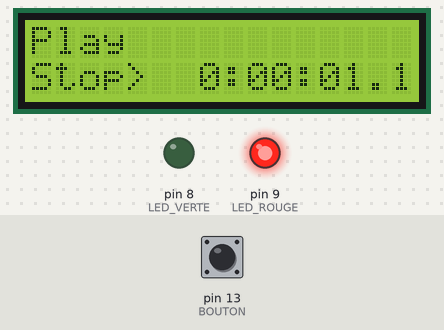
Recording of a sketch running on a simulated Arduino Uno, built with avr-gcc and run on an emulated ATmega328P. Parts: 16×2 character LCD, output pins drawn as LEDs (lit = HIGH). Inputs (shaded band) come from the test bench; at power-on: pin 13 (BOUTON) HIGH.

Above: at 1.26 s.
1.3 s: pin 13 (BOUTON) pulled LOW for 0.15 s
At 1.41 s:
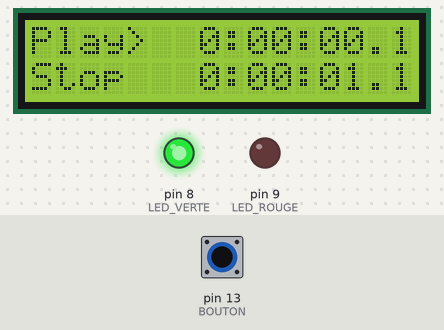
2.0 s: pin 13 (BOUTON) pulled LOW for 1 s
At 2.14 s:
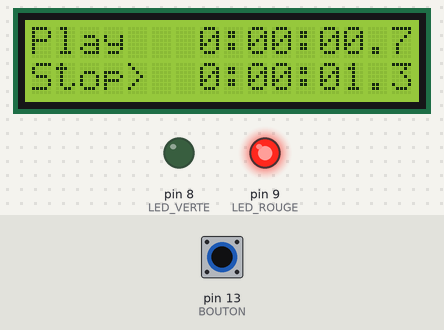
3.6 s: pin 13 (BOUTON) pulled LOW for 0.15 s
At 3.71 s:
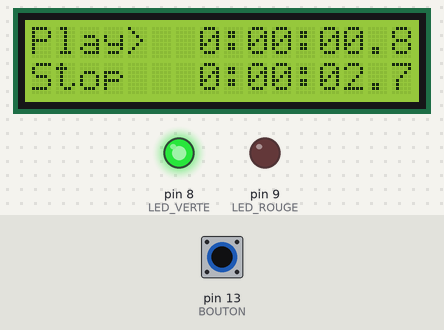
4.3 s: pin 13 (BOUTON) pulled LOW for 1 s
At 4.38 s:
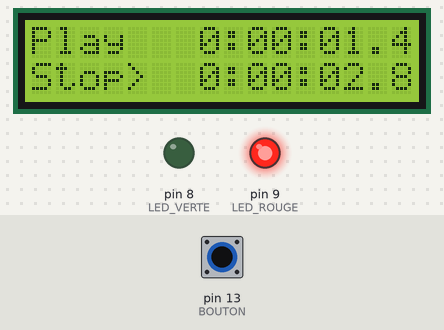
Timing chart, 0 to 6.9 s (numbered marks = the images above; inputs shaded):
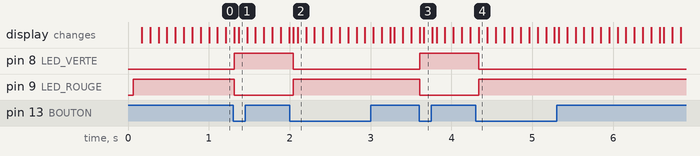

The sketch:

Chrono_1.ino
```cpp
/*
 * Projet Chrono 1V1.
 *
 * Matériel :
 *    - 1 Arduino Uno ;
 *
 *    - 1 Module LCD 16 × 2 ;
 *    - 1 Potentiomètre (Contraste pour le LCD)
 *    - 1 Résistance [1000 Ohm] ;
 *
 *    - 1 LED rouge ; 1 LED verte ;
 *    - 2 Résistances 3
 *
 */


#include <LiquidCrystal.h>

// Sortie : LCD
#define RS 12
#define EN 11

#define D4 5
#define D5 4
#define D6 3
#define D7 2

// Sortie : LEDs
#define LED_VERTE 8
#define LED_ROUGE 9

// Entree : Bouton Marche/Arret :
#define BOUTON 13
bool boutonPrecedementEnfonce = false ;

/*
 * Etats :
 * > false : Stop ;
 * > true : Marche.
 */

bool etat = false ;


// Temps  : Temps (En ms)
unsigned long tempsMarche = millis()  ;
unsigned long tempsStop = millis() ;

// LCD :
LiquidCrystal lcd(RS, EN, D4, D5, D6, D7) ;


void setup() {
  // put your setup code here, to run once:

  // Initialisation de l'écran LCD :
  lcd.begin(16,2) ;

  // Initialisation des LEDs
  pinMode(LED_VERTE, OUTPUT) ;
  pinMode(LED_ROUGE, OUTPUT) ;

  // Initialisation de l'interrupteur :
  pinMode(BOUTON, INPUT_PULLUP) ;

  // Premier affichage des données :
  changement(etat) ;

}


void changement(bool etat) {
/*
 *  Cette fonction est appelée à chaque fois que le bouton est appuyé.
 *    - On change l'affichage du LCD ;
 *    - On change l'allumage des LEDs ;
 *    - On met à jour les durées.
 */
  lcd.setCursor(0,0) ;

  // Test : Le cronomètre marche (etat = true) ou est-il stoppé (etat = false)
  if(etat) {

    // Si il marche :

    // Mise à jour de tempsStop
    tempsStop = millis() - tempsMarche ;

    // Affichage des états sur le LCD :
    lcd.print("Play>") ;
    lcd.setCursor(0,1) ;
    lcd.print("Stop ") ;

    // Allumage de la LED verte, extinction de la LED rouge
    digitalWrite(LED_VERTE, true) ;
    digitalWrite(LED_ROUGE, false) ;

  } else {
    // Sinon :

    // Mise à jour de tempsMarche
    tempsMarche = millis() - tempsStop ;

    // Affichage des états sur le LCD :
    lcd.print("Play ") ;
    lcd.setCursor(0,1) ;
    lcd.print("Stop>") ;

    // Extinction de la LED verte, allumage de la LED rouge
    digitalWrite(LED_VERTE, false) ;
    digitalWrite(LED_ROUGE, true) ;

  }

}


void affichageHMSd(unsigned long nbDixiemesSecondes) {
  /*
   * Conversion et affichage des durées sur l'écran LCD.
   */

  // Conversion des durees en millisecondes vers une durée en Heure / Minutes / Secondes.
  unsigned long nbHeures = nbDixiemesSecondes / 36000 ;
  unsigned long nbMinutes = (nbDixiemesSecondes % 36000) / 600 ;
  unsigned long nbSecondes = (nbDixiemesSecondes % 600) / 10;

  // Écriture sur le LCD :
  lcd.print(nbHeures);
  lcd.print(":");
  lcd.print(nbMinutes/10);
  lcd.print(nbMinutes%10);
  lcd.print(":");
  lcd.print(nbSecondes/10);
  lcd.print(nbSecondes%10);
  lcd.print(".");
  lcd.print(nbDixiemesSecondes%10);
}


void chrono(unsigned long tempsMarche, unsigned long tempsStop, bool etat) {
  /*
   * Affichage des durées sur l'écran LCD
   */
  if(etat) {
    lcd.setCursor(7,0);
    affichageHMSd((millis()-tempsStop)/100) ;
  } else {
    lcd.setCursor(7,1);
    affichageHMSd((millis()-tempsMarche)/100) ;
  }
}


void loop() {
  // put your main code here, to run repeatedly:

  // Si le bouton est appuyé ...
  if(not(digitalRead(BOUTON))) {

     // ... Et qu'il n'a pas été appuyé l'instant d'avant :
    if (not (boutonPrecedementEnfonce)) {

      // Changement d'état Marche/Stop
      etat = not(etat) ;

      // Bouton appuyé, on empêche le controleur de re-changer d'état juste après.
      boutonPrecedementEnfonce = true ;

      // Affichage des durées
      changement(etat) ;
    }
  } else {

    // Le bouton est relâché
    boutonPrecedementEnfonce = false ;

  }

  // Affichage des durées
  chrono(tempsMarche, tempsStop, etat) ;

  // Délai : 50ms
  delay(50) ;

}
```

Measured:
- after the input at 1.3 s, pin 8 (LED_VERTE): LOW → HIGH at once; pin 9 (LED_ROUGE): HIGH → LOW at once; the display: first changes at once (image 1 shows a later state)
- after the input at 2.0 s, pin 8 (LED_VERTE): HIGH → LOW at once; pin 9 (LED_ROUGE): LOW → HIGH at once; the display: first changes after 0.05 s (image 2 shows a later state)
- after the input at 3.6 s, pin 8 (LED_VERTE): LOW → HIGH at once; pin 9 (LED_ROUGE): HIGH → LOW at once; the display: first changes at once (image 3 shows a later state)
- after the input at 4.3 s, pin 8 (LED_VERTE): HIGH → LOW at once; pin 9 (LED_ROUGE): LOW → HIGH at once; the display: changes at once (image 4)
